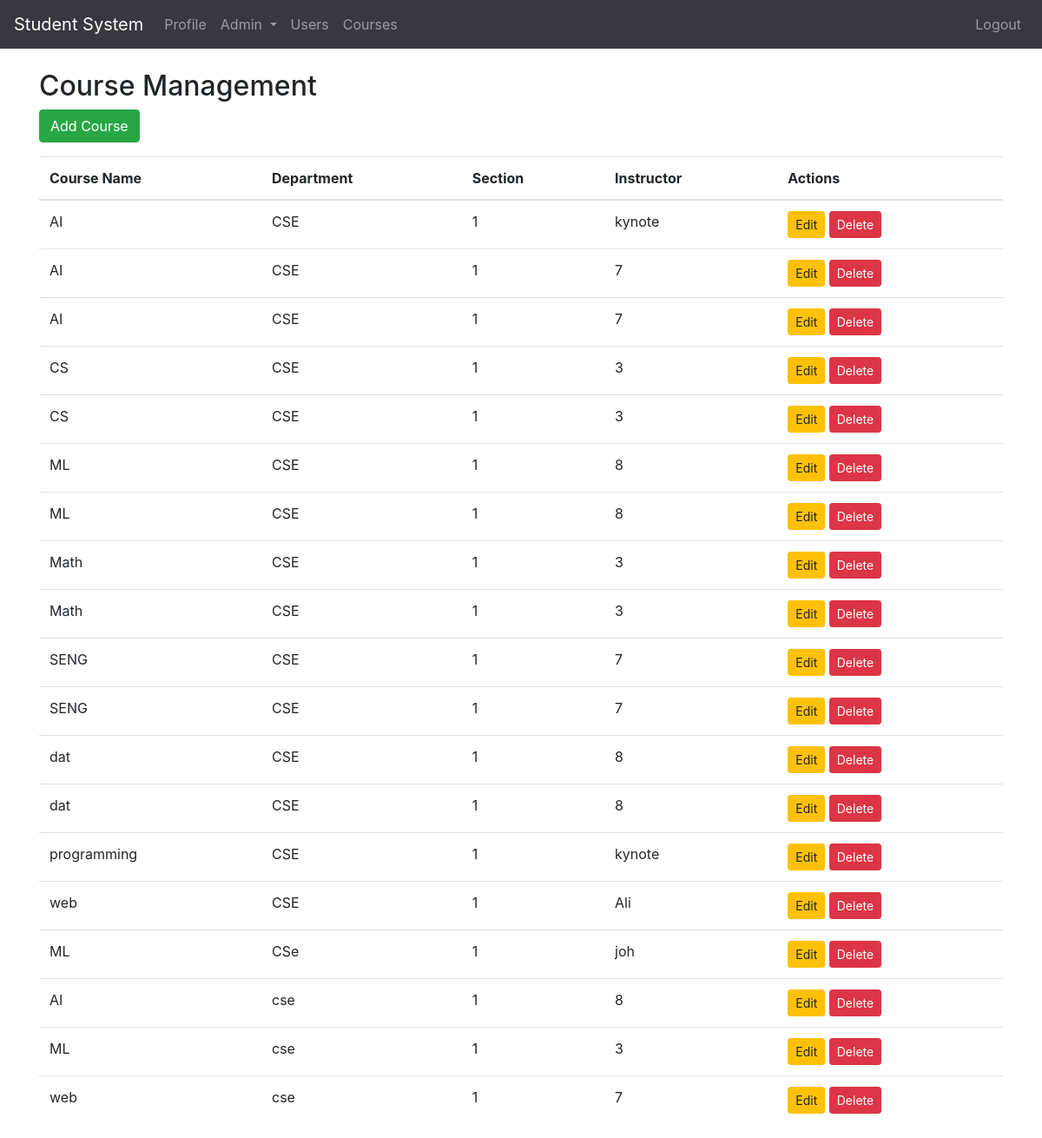
Screenshot of /manage-courses (signed in) with the database file from the repository.
### app.py (models this page shows)
class Course(db.Model):
    __tablename__ = 'courses'
    id = db.Column(db.Integer, primary_key=True)
    name = db.Column(db.String(100), nullable=False)
    semester_id = db.Column(db.Integer, db.ForeignKey('semesters.id'), nullable=False)
    instructor = db.Column(db.Integer, db.ForeignKey('users.id'))
    department   = db.Column(db.String(100), nullable=False)
    section      = db.Column(db.String(50), nullable=False)
    instructor_rel = db.relationship('User', backref='courses_teaching')
    semester = db.relationship('Semester', backref='courses')
    semester_id = db.Column(db.Integer, db.ForeignKey('semesters.id'), nullable=False)
    semester = db.relationship('Semester', backref='courses')

### app.py (the view)
@app.route('/manage-courses')
@roles_required('admin')
def manage_courses():
    courses = Course.query.order_by(Course.department, Course.section, Course.name).all()
    return render_template('manage_courses.html', courses=courses)

### app.py (called while the page is built)
def roles_required(*required_roles):
    def decorator(f):
        @wraps(f)
        def wrapped(*args, **kwargs):
            if session.get('role') not in required_roles:
                flash('Access denied. Insufficient privileges', 'danger')
                return redirect(url_for('login'))
            return f(*args, **kwargs)
        return wrapped
    return decorator

### templates/manage_courses.html (shortened to what this page needs)
{% extends "base.html" %}
{% block content %}
<h2>Course Management</h2>
<a href="{{ url_for('add_course') }}" class="btn btn-success mb-3">Add Course</a>
<table class="table">
    <thead>
        <tr>
            <th>Course Name</th>
            <th>Department</th>
            <th>Section</th>
            <th>Instructor</th>
            <th>Actions</th>
        </tr>
    </thead>
    <tbody>
        {% for course in courses %}
        <tr>
            <td>{{ course.name }}</td>
            <td>{{ course.department }}</td>
            <td>{{ course.section }}</td>
            <td>{{ course.instructor or 'N/A' }}</td>
            <td>
                <a href="{{ url_for('edit_course', course_id=course.id) }}" class="btn btn-sm btn-warning">Edit</a>
                <form action="{{ url_for('delete_course', course_id=course.id) }}" method="POST" class="d-inline">
                    <button type="submit" class="btn btn-sm btn-danger">Delete</button>
                </form>
            </td>
        </tr>
        {% endfor %}
    </tbody>
</table>
{% endblock %}

### rows the page displays
Course: name "AI", department "CSE", section "1", instructor "kynote"
Course: name "AI", department "CSE", section "1", instructor "7"
Course: name "AI", department "CSE", section "1", instructor "7"
Course: name "CS", department "CSE", section "1", instructor "3"
Course: name "CS", department "CSE", section "1", instructor "3"
Course: name "ML", department "CSE", section "1", instructor "8"
Course: name "ML", department "CSE", section "1", instructor "8"
Course: name "Math", department "CSE", section "1", instructor "3"
Course: name "Math", department "CSE", section "1", instructor "3"
Course: name "SENG", department "CSE", section "1", instructor "7"
Course: name "SENG", department "CSE", section "1", instructor "7"
Course: name "dat", department "CSE", section "1", instructor "8"
Course: name "dat", department "CSE", section "1", instructor "8"
Course: name "programming", department "CSE", section "1", instructor "kynote"
Course: name "web", department "CSE", section "1", instructor "Ali"
Course: name "ML", department "CSe", section "1", instructor "joh"
Course: name "AI", department "cse", section "1", instructor "8"
Course: name "ML", department "cse", section "1", instructor "3"
Course: name "web", department "cse", section "1", instructor "7"
